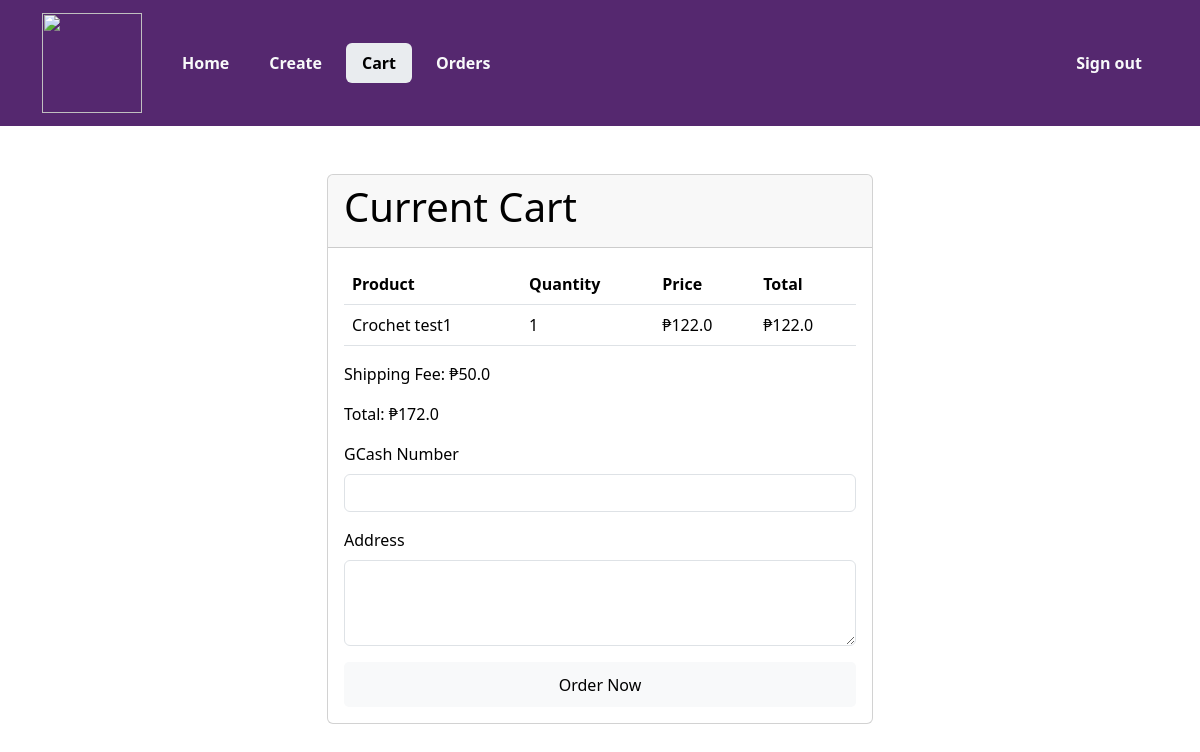
Page /cart/ (signed in) on the committed database.
### main/models.py (models this page shows, shortened)
class CartItem(models.Model):
    order = models.ForeignKey(Cart, on_delete=models.CASCADE)
    product = models.ForeignKey(Product, on_delete=models.CASCADE)
    quantity = models.PositiveIntegerField()
    additional_notes = models.TextField(null=True)

class Product(models.Model):
    CATEGORY_CHOICES = (
        ('Audio', 'Audio'),
        ('Home', 'Home'),
        ('Accessories', 'Accessories'),
    )
    name = models.CharField(max_length=255)
    price = models.FloatField()
    image1 = models.ImageField(upload_to='product_images/', blank=True, null=True)
    image2 = models.ImageField(upload_to='product_images/', blank=True, null=True)
    image3 = models.ImageField(upload_to='product_images/', blank=True, null=True)
    description = models.TextField()
    category = models.CharField(max_length=20, choices=CATEGORY_CHOICES)

class Cart(models.Model):
    user = models.OneToOneField(MyUser, on_delete=models.CASCADE, related_name='cart')
    products = models.ManyToManyField(Product, related_name='carts', through='CartItem')
    created = models.DateField(auto_now_add=True)
    shipping_fee = models.FloatField(null=True)
    total_price = models.FloatField(null=True)

### main/views.py (the view)
# urls.py: path('cart/', views.cart, name='cart'),
@login_required
def cart(request):
    print(request.user)  # Debugging statement
    if request.method == 'POST':
        cart_id = request.POST.get('cart_id')
        gcash_number = request.POST.get('gcash_number')
        shipping_address = request.POST.get('address')
        cart = Cart.objects.get(id=cart_id)
        cart.save()
        order = Order.objects.create(user=request.user, contact_number=gcash_number, shipping_address=shipping_address, total_price=cart.total_price)
        for cart_item in cart.cartitem_set.all():
            OrderItem.objects.create(order=order, product=cart_item.product, quantity=cart_item.quantity, additional_notes=cart_item.additional_notes)
        cart.delete()
        return render(request, 'payment.html')
    else:
        cart_items = CartItem.objects.filter(order__user=request.user)
        if not cart_items:
            has_cart = False
        else:
            has_cart = True
            for item in cart_items:
                item.total = item.product.price * item.quantity
        cart, created = Cart.objects.get_or_create(user=request.user)
        return render(request, 'cart.html', {'cart_items': cart_items, 'cart': cart, 'has_cart': has_cart})

### main/models.py (called while the page is built)
    def __str__(self):
        return self.username

### templates/cart.html (shortened to what this page needs)
{% load static %}
<!DOCTYPE html>
<html lang="en">
<head>
    <link rel="stylesheet" href="{% static 'css/bootstrap.css' %}">
</head>
    <body>
    <div class="container-fluid p-0">
        <nav class="navbar navbar-expand-lg" style="background-color: #55286F;">
            <div class="container-md py-0">
                <a class="navbar-brand text-light fs-4 d-flex justify-content-center" href="#">
                    <img src="{% static 'crochet-logo.png' %}" class="d-flex justify-content-center" width="100px" height="100px" alt="">
                </a>
                <div class="collapse navbar-collapse" id="navbarSupportedContent">
                    <ul class="navbar-nav me-auto mb-2 mb-lg-0">
                        <li class="nav-item nav-pills">
                            <a class="nav-link px-3 text-light fw-semibold  ms-2" href="{% url 'home' %}">Home</a>
                        </li>
                        {% if request.user.is_staff %}
                        <li class="nav-item nav-pills">
                            <a class="nav-link px-3 text-light fw-semibold ms-2" href="{% url 'create_product' %}">Create</a>
                        </li>
                        {% endif %}
                        <li class="nav-item nav-pills">
                            <a class="nav-link bg-body-secondary active fw-semibold px-3 ms-2" href="{% url 'cart' %}">Cart</a>
                        </li>
                        <li class="nav-item">
                            <a class="nav-link text-light fw-semibold px-3 ms-2" href="{% url 'orders' %}">Orders</a>
                        </li>
                    </ul>
                    <ul class="navbar-nav ms-auto mb-2 mb-lg-0">
                        {% if request.user.is_authenticated %}
                        <li class="nav-item">
                            <a class="nav-link text-light fw-semibold px-3 ms-2" href="{% url 'signout' %}">Sign out</a>
                        </li>
                        {% else %}
                        <li class="nav-item">
                            <a class="nav-link text-light fw-semibold px-3 ms-2" href="{% url 'signin' %}">Sign in</a>
                        </li>
                        {% endif %}
                    </ul>
                </div>
            </div>
        </nav>
    </div>
{% if has_cart %}
    <div class="container-lg">
        <div class="row justify-content-center mt-5">
            <div class="col-lg-6">
                <div class="card" style="background-color: white; color: black;">
                    <div class="card-header">
                        <h1 class="card-title">Current Cart</h1>
                    </div>
                    <div class="card-body">
                        <table class="table">
                            <thead>
                                <tr>
                                    <th>Product</th>
                                    <th>Quantity</th>
                                    <th>Price</th>
                                    <th>Total</th>
                                </tr>
                            </thead>
                            <tbody>
                                {% for item in cart_items %}
                                <tr>
                                    <td>{{ item.product.name }}</td>
                                    <td>{{ item.quantity }}</td>
                                    <td>₱{{ item.product.price }}</td>
                                    <td>₱{{ item.total }}</td>
                                </tr>
                                {% endfor %}
                            </tbody>
                        </table>
                        <p>Shipping Fee: ₱{{ cart.shipping_fee }}</p>
                        <p>Total: ₱{{ cart.total_price }}</p>
                        <form method="post">
                            <div class="mb-3">
                                <label for="gcash_number" class="form-label">GCash Number</label>
                                <input type="text" class="form-control" id="gcash_number" name="gcash_number" required>
                            </div>
                            <div class="mb-3">
                                <label for="address" class="form-label">Address</label>
                                <textarea class="form-control" id="address" name="address" rows="3" required></textarea>
                            </div>
                            <div class="form-footer">
                                <button type="submit" class="btn btn-light submit w-100">Order Now</button>
                            </div>
                        </form>
                    </div>
                </div>
            </div>
        </div>
    </div>
{% else %}
    <div class="container-lg text-center mt-5 d-flex">
        <h2>You have no items in your cart yet.</h2>
    </div>
{% endif %}
</body>
</html>

### templates/cart.html (style rules this page uses)
.submit { border: none; outline: none; height: 45px; border-radius: 5px; transition: .4s; }
.form-footer { display: flex; justify-content: flex-end; }

### rows in the picture
CartItem: product.name "Crochet test1", quantity "1", product.price "122.0", total "122.0"
Cart: shipping_fee "50.0", total_price "172.0"
